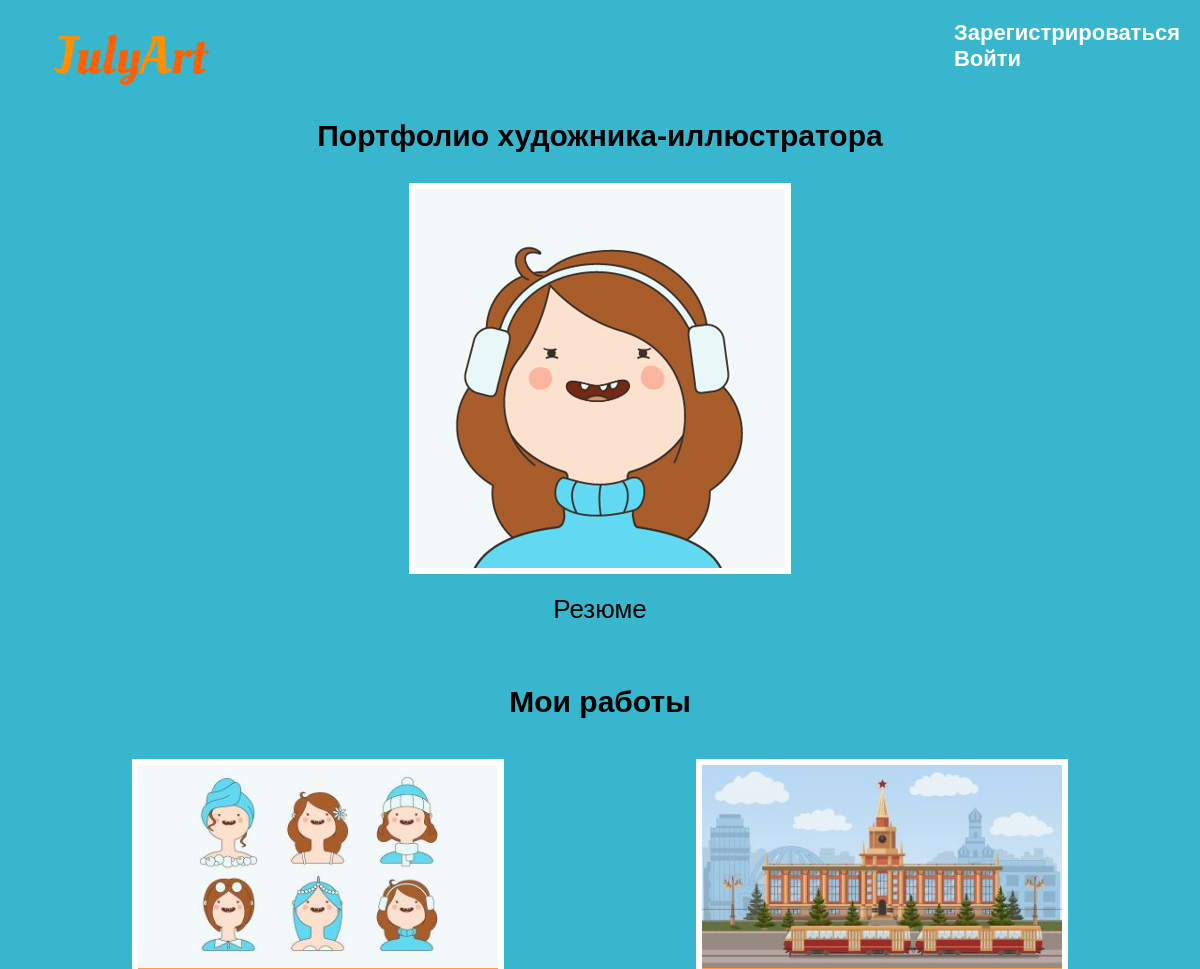
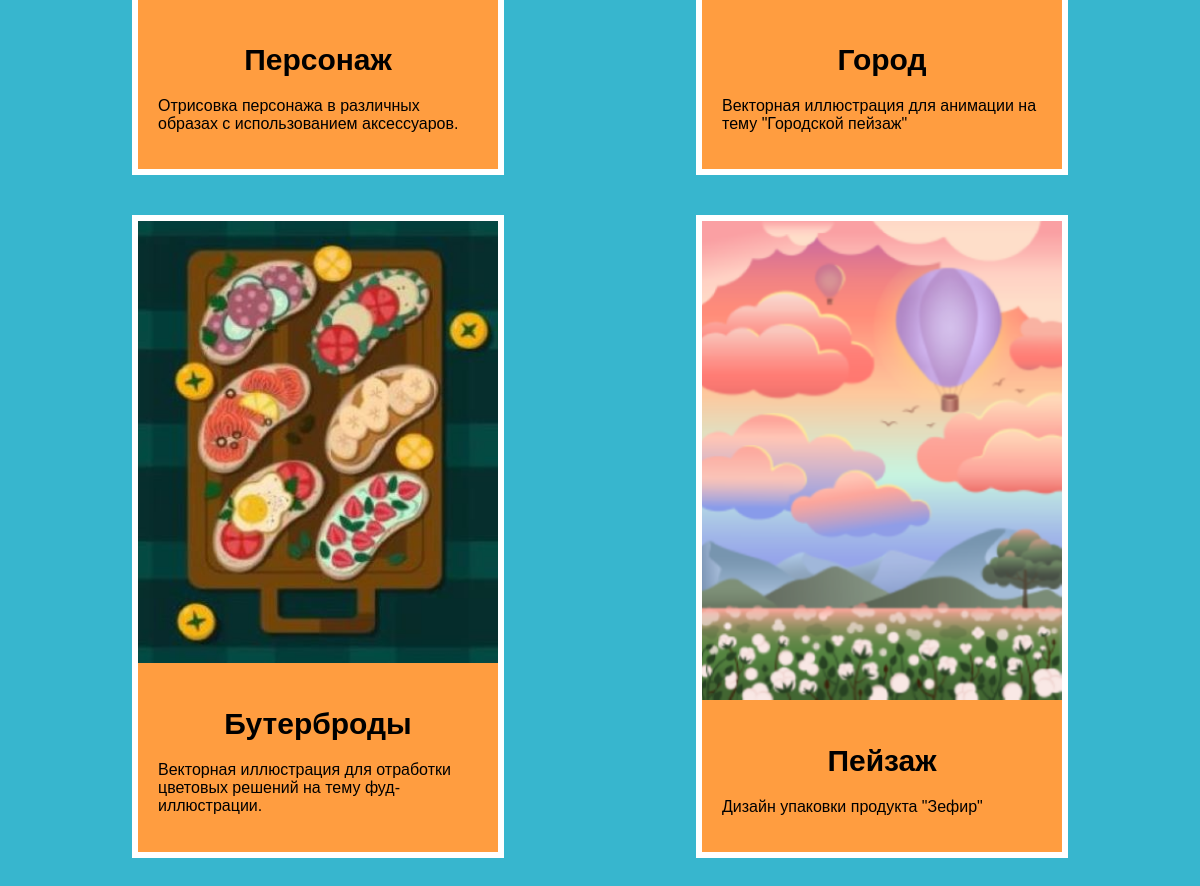
The page / on the database its author committed (2 pictures, top to bottom).
### works/models.py (models this page shows)
class Works(models.Model):
    title = models.CharField(max_length=100)
    description = models.CharField(max_length=200)
    image = models.ImageField(upload_to='works/images/')

### works/views.py (the view)
# urls.py: path('', views.index, name='index'),
def index(request):
    projects = Works.objects.all()
    return render(request, 'works/index.html', {'projects': projects})

### works/templates/works/index.html
{% extends 'works/base.html' %}
{% load static %}
{% block content %}
<p class="headline">Портфолио художника-иллюстратора</p>
<div class="img">
    <img src="{% static 'works/2.png' %}" alt="Selfie">
    <p><a class="res" href="{% static 'works/5.pdf' %}" target="_blank">Резюме</a></p>
</div>
<h2>Мои работы</h2>
<div class="block">
    {% for project in projects %}
    <div class="element">
        <div><img src="{{ project.image.url }}" alt=""></div>
    <div class="text">
    <h2>{{ project.title }}</h2>
    <p>{{ project.description }}</p>
        </div>
        </div>
    {% endfor %}
</div>
{% endblock %}

### works/templates/works/base.html (shortened to what this page needs)
<!DOCTYPE html>
{% load static %}
<html lang="en">
<head>
    <link rel="stylesheet" href="{% static 'css/style.css' %}">
</head>
<body>
{% if user.is_authenticated %}
<div class="content">
    <div class="wrap">
        <div class="logo">
            <a href="{% url 'index' %}"><img src="{% static 'works/4.png' %}"></a>
        </div>
        <div class="menu2">
            <p>Пользователь: {{ user.username }}</p>
            <div class="out">
                <form action="{% url 'logoutuser' %}" method="post">
                    {% csrf_token %}
                    <button class="top">Выйти</button>
                </form>
            </div>
        </div>
    </div>
</div>
{% else %}
<div class="content">
    <div class="wrap">
        <div class="logo">
            <a href="{% url 'index' %}"><img src="{% static 'works/4.png' %}"></a>
        </div>
       <div class="menu">
            <a href="{% url 'signupuser' %}">Зарегистрироваться</a>
            <a href="{% url 'loginuser' %}">Войти</a>
        </div>
</div>
{% endif %}
        {% block content %}
        {% endblock %}
    </div>
</body>
</html>

### works/static/css/style.css (style rules this page uses)
body { background: #37B6CE; font-family: sans-serif; padding: 0; margin: 0; }
.wrap { max-width: 1200px; margin: 0 auto; padding: 20px; display: flex; justify-content: space-between; box-sizing: border-box; }
.block { display: flex; flex-wrap: wrap; justify-content: space-evenly; margin-bottom: 60px; }
.element { background: #FF9D40; border: 6px solid #FFF; margin: 20px 60px; }
.text { width: 360px; padding: 20px; box-sizing: border-box; }
.block img { max-width: 360px; }
.img + h2, .text h2 { text-align: center; margin: 20px 0; font-size: 30px; }
.img { text-align: center; margin-bottom: 60px; }
.img img { border: 6px solid #FFF; text-align: center; }
img { text-align: center; }
.headline { font-size: 30px; font-weight: bold; text-align: center; margin-top: 0; }
.res { text-decoration: none; font-size: 26px; color: black; }
a { text-decoration: none; }
.menu a { color: white; }
.menu { height: 20px; display: flex; flex-direction: column; font-size: 22px; font-weight: bold; }

### rows shown on the page
Works: image (picture), title "Персонаж", description "Отрисовка персонажа в различных образах с использованием аксессуаров."
Works: image (picture), title "Город", description "Векторная иллюстрация для анимации на тему \"Городской пейзаж\""
Works: image (picture), title "Бутерброды", description "Векторная иллюстрация для отработки цветовых решений на тему фуд-иллюстрации."
Works: image (picture), title "Пейзаж", description "Дизайн упаковки продукта \"Зефир\""
